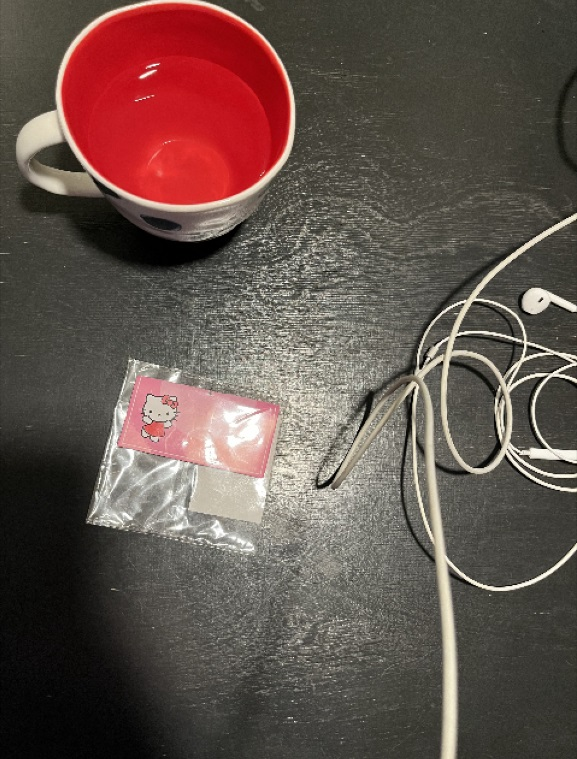
#> input picture IMG_cup.jpg, 577 x 759 px
$ python m-copilot1.py
#> lines starting #> are read from the running program, lines starting #| are printed output that depends on the picture; after the words box and inside, x2 and y2 are one past the last pixel; in counts of white or black regions, pixels touching at a corner belong together
import cv2
import numpy as np
import os

# ========= НАСТРОЙКИ ============
window_name = "Ellipse Detection with Canny"
default_image = "IMG_cup.jpg"  # Убедитесь, что файл существует
output_dir = "results"         # Папка для сохранения результатов

# Создаем папку для результатов, если она не существует
os.makedirs(output_dir, exist_ok=True)

# Глобальные переменные для хранения изображений на разных этапах
global_vars = {
    'image': None,
    'gray': None,
    'edges': None,
    'morph': None,
    'result': None
}

# Параметры обработки с базовыми значениями
params = {
    'pre_blur': 5,          # Размер ядра для Гауссова размытия (должно быть нечётным)
    'morph_size': 5,        # Размер ядра для морфологических операций
    'min_area': 250,        # Минимальная площадь контура для фильтрации
    'aspect_ratio': 0.7,    # Минимальное допустимое соотношение сторон эллипса
    'angle_tolerance': 45,  # Допустимый угол наклона эллипса (в градусах)
    'dilate_iter': 1,       # Число итераций дилатации для границ
    'canny_low': 50,        # Нижний порог для Canny
    'canny_high': 150       # Верхний порог для Canny
}

def initialize_trackbars():
    # Трекбары для динамической настройки параметров
    cv2.createTrackbar('Pre Blur', window_name, params['pre_blur'], 15, lambda x: None)
    cv2.createTrackbar('Morph Size', window_name, params['morph_size'], 20, lambda x: None)
    cv2.createTrackbar('Min Area', window_name, params['min_area'], 1000, lambda x: None)
    cv2.createTrackbar('Aspect Ratio', window_name, int(params['aspect_ratio'] * 100), 100, lambda x: None)
    cv2.createTrackbar('Angle Tol.', window_name, params['angle_tolerance'], 90, lambda x: None)
    cv2.createTrackbar('Dilate Iter', window_name, params['dilate_iter'], 5, lambda x: None)
    cv2.createTrackbar('Canny Low', window_name, params['canny_low'], 300, lambda x: None)
    cv2.createTrackbar('Canny High', window_name, params['canny_high'], 300, lambda x: None)

def update_parameters():
    try:
        # Обновление параметров из позиций трекбаров
        params['pre_blur'] = cv2.getTrackbarPos('Pre Blur', window_name) | 1  # Гарантируем, что число нечётное
        params['morph_size'] = max(1, cv2.getTrackbarPos('Morph Size', window_name))
        params['min_area'] = cv2.getTrackbarPos('Min Area', window_name)
        params['aspect_ratio'] = cv2.getTrackbarPos('Aspect Ratio', window_name) / 100.0
        params['angle_tolerance'] = cv2.getTrackbarPos('Angle Tol.', window_name)
        params['dilate_iter'] = cv2.getTrackbarPos('Dilate Iter', window_name)
        params['canny_low'] = cv2.getTrackbarPos('Canny Low', window_name)
        params['canny_high'] = cv2.getTrackbarPos('Canny High', window_name)
    except cv2.error:
        pass

def process_image():
    try:
        # 1. Повышаем контрастность с помощью CLAHE
        clahe = cv2.createCLAHE(clipLimit=2.0, tileGridSize=(8, 8))
        enhanced_gray = clahe.apply(global_vars['gray'])

        # 2. Применяем Гауссово размытие для снижения шума
        blurred = cv2.GaussianBlur(enhanced_gray, (params['pre_blur'], params['pre_blur']), 0)

        # 3. Детектор границ Canny с порогами, заданными через трекбары
        edges = cv2.Canny(blurred, params['canny_low'], params['canny_high'])

        # 4. Усиливаем края с помощью дилатации
        kernel_edges = cv2.getStructuringElement(cv2.MORPH_RECT, (3, 3))
        edges_dilated = cv2.dilate(edges, kernel_edges, iterations=params['dilate_iter'])

        # 5. Применяем морфологическую операцию (закрытие), чтобы устранить разрывы в границах
        kernel = cv2.getStructuringElement(cv2.MORPH_ELLIPSE, (params['morph_size'], params['morph_size']))
        morph = cv2.morphologyEx(edges_dilated, cv2.MORPH_CLOSE, kernel, iterations=2)

        # 6. Поиск контуров на основе обработанного изображения
        contours, _ = cv2.findContours(morph, cv2.RETR_LIST, cv2.CHAIN_APPROX_SIMPLE)

        result = global_vars['image'].copy()
        best_ellipse = None

        for cnt in contours:
            area = cv2.contourArea(cnt)
            if area < params['min_area'] or len(cnt) < 5:
                continue

            # Пропускаем выпуклые контуры, которые могут не давать корректный эллипс
            if cv2.isContourConvex(cnt):
                continue

            perimeter = cv2.arcLength(cnt, True)
            if perimeter == 0:
                continue

            # Вычисляем компактность контура
            compactness = (4 * np.pi * area) / (perimeter ** 2)
            if compactness < 0.7:
                continue

            try:
                ellipse = cv2.fitEllipse(cnt)
                (_, _), (ma, MA), angle = ellipse
                aspect = min(ma, MA) / max(ma, MA)
                if aspect >= params['aspect_ratio'] and abs(angle) < params['angle_tolerance']:
                    best_ellipse = ellipse
                    cv2.ellipse(result, ellipse, (0, 255, 0), 2)
                    break
            except cv2.error:
                continue

        # Обновляем глобальные переменные для отображения результатов
        global_vars.update({
            'edges': edges,
            'morph': morph,
            'result': result
        })

        # 7. Собираем изображения для отображения: оригинал, Canny, морфология и итоговый результат
        display_images = [
            global_vars['image'],
            cv2.cvtColor(edges, cv2.COLOR_GRAY2BGR),
            cv2.cvtColor(morph, cv2.COLOR_GRAY2BGR),
            result
        ]
        top = np.hstack(display_images[:2])
        bottom = np.hstack(display_images[2:])
        combined = np.vstack([top, bottom])
        cv2.imshow(window_name, combined)

    except Exception as e:
        print(f"Ошибка обработки: {str(e)}")

def save_results():
    """Сохраняем все промежуточные результаты в указанной папке."""
    try:
        required_keys = ['image', 'edges', 'morph', 'result']
        for key in required_keys:
            if global_vars.get(key) is None or not isinstance(global_vars[key], np.ndarray):
                raise ValueError(f"Данные {key} не инициализированы корректно")

        cv2.imwrite(os.path.join(output_dir, "1_original.jpg"), global_vars['image'])
        cv2.imwrite(os.path.join(output_dir, "2_edges.jpg"), global_vars['edges'])
        cv2.imwrite(os.path.join(output_dir, "3_morphology.jpg"), global_vars['morph'])
        cv2.imwrite(os.path.join(output_dir, "4_result.jpg"), global_vars['result'])
        print(f"Файлы успешно сохранены в: {os.path.abspath(output_dir)}")
    except Exception as e:
        print(f"Ошибка сохранения: {str(e)}")

def main():
    # Проверка существования файла изображения
    if not os.path.exists(default_image):
        print(f"Файл {default_image} не найден!")
        return

    # Загрузка и предварительная обработка изображения
    image = cv2.imread(default_image)
#> image is the input picture: shape (759, 577, 3); mean B, G, R 76.1, 82.5, 99.5
    if image is None:
        print("Ошибка чтения изображения!")
        return

    # Изменяем размер для удобства обработки
    image = cv2.resize(image, (640, 480))
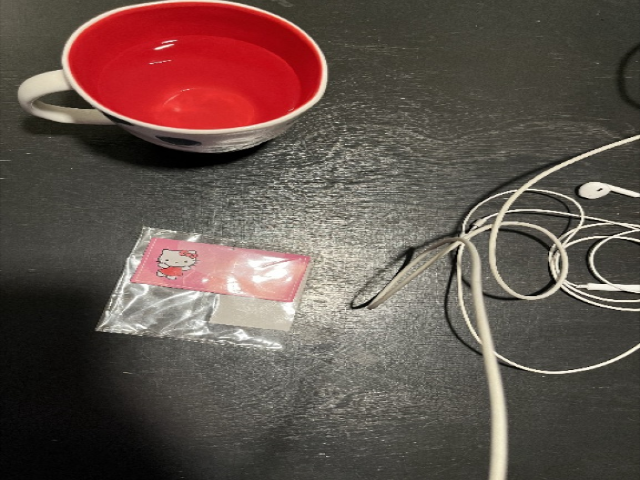
#> image: shape (480, 640, 3); mean B, G, R 76, 82.3, 99.4
    global_vars['image'] = image
    global_vars['gray'] = cv2.cvtColor(image, cv2.COLOR_BGR2GRAY)

    # Создаем окно для отображения и настраиваем трекбары
    cv2.namedWindow(window_name, cv2.WINDOW_NORMAL)
    cv2.resizeWindow(window_name, 1280, 720)
    initialize_trackbars()

    while True:
        update_parameters()
        process_image()
#> in process_image, `blurred = cv2.GaussianBlur(enhanced_gray, (params['pre_blur'], params[..`:
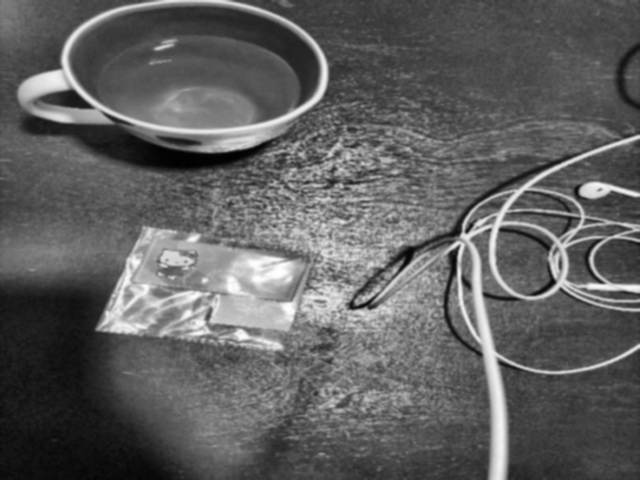
#> blurred: shape (480, 640); min 1, max 254, mean 95.6
#> in process_image, `edges = cv2.Canny(blurred, params['canny_low'], params['canny_high'])`:
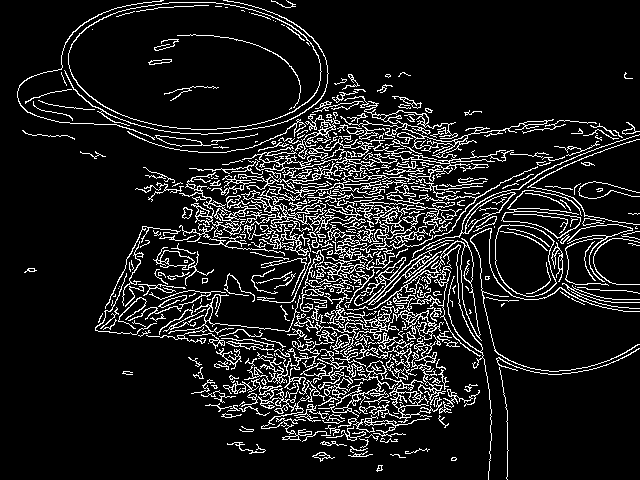
#> edges: shape (480, 640); 11.2% white in thin lines or dots
#> in process_image, `edges_dilated = cv2.dilate(edges, kernel_edges, iterations=params['dil..`: edges_dilated: shape (480, 640); 33.2% white; 27 white regions, largest, box (x1, y1, x2, y2) and area: (16, 0, 640, 480) 98793, (163, 85, 220, 102) 301, (226, 441, 267, 455) 263
#> in process_image, `morph = cv2.morphologyEx(edges_dilated, cv2.MORPH_CLOSE, kernel, itera..`:
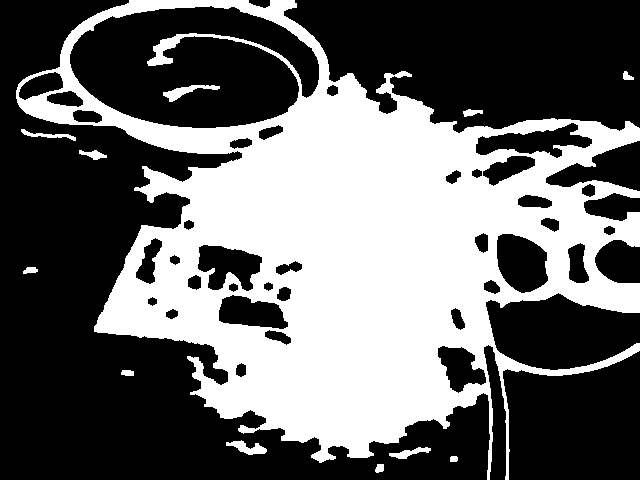
#> morph: shape (480, 640); 40.2% white; 12 white regions
#> in process_image, `contours, _ = cv2.findContours(morph, cv2.RETR_LIST, cv2.CHAIN_APPROX_..`: contours = 47 contours; largest, box (x1, y1, x2, y2) and area: (16, 0, 640, 480) 158155, (69, 5, 320, 129) 23002, (496, 233, 549, 294) 2388, (475, 122, 593, 159) 2176, (197, 244, 263, 292) 2001
#> the loop in process_image, `for cnt in contours:` made 47 passes
#> area on passes 1, 2, 3, 5, 6, 8, 9, 10, 11, 13, 14, 15: 51.5, 33.5, 176, 52.5, 129.5, 244.5, 103, 215, 70, 173, 70, 70
#> (area, perimeter, compactness) on passes 4, 7, 12, 21, 22, 23: (252, 105.6, 0.284), (1390.5, 185, 0.511), (1710.5, 191.2, 0.588), (2001, 251, 0.399), (639.5, 115, 0.608), (656, 134.2, 0.458)
#> in process_image, `top = np.hstack(display_images[:2])`:
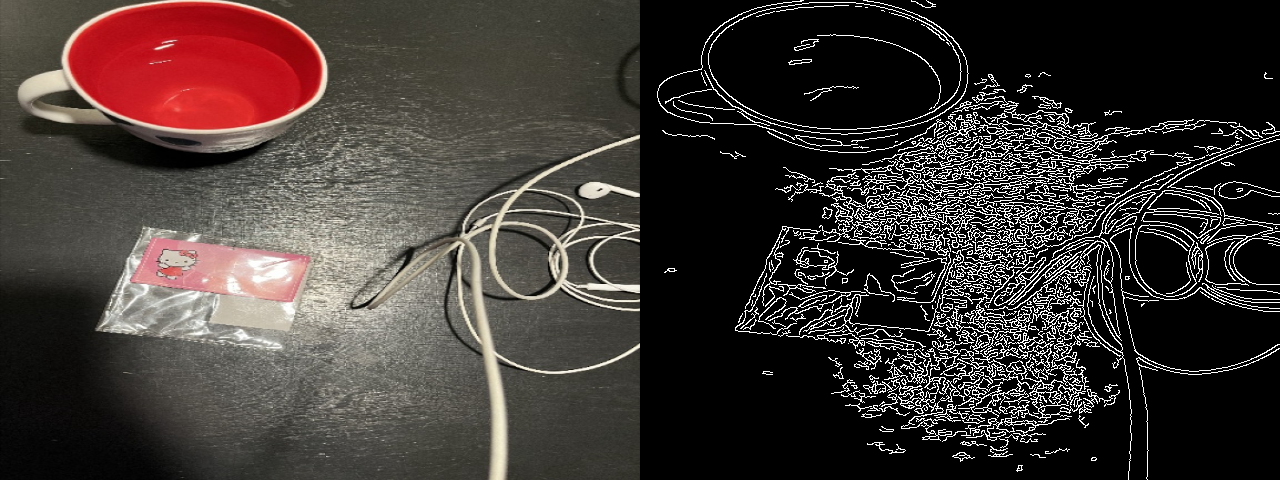
#> top: shape (480, 1280, 3); mean of channels 0, 1, 2 52.3, 55.5, 64; drawn as B, G, R
#> in process_image, `bottom = np.hstack(display_images[2:])`:
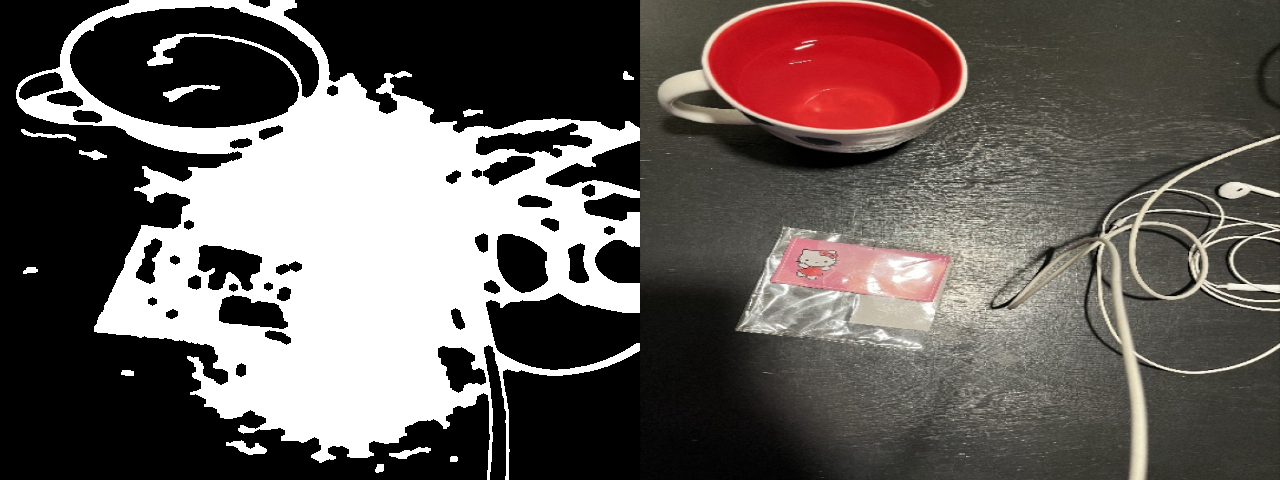
#> bottom: shape (480, 1280, 3); mean of channels 0, 1, 2 89.3, 92.4, 101; drawn as B, G, R
#> in process_image, `combined = np.vstack([top, bottom])`:
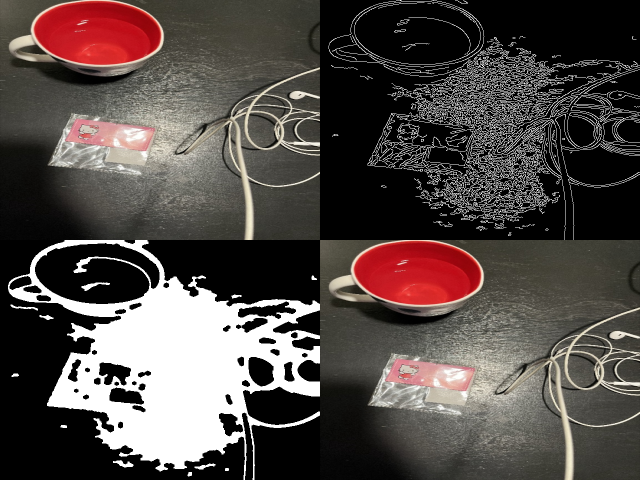
#> combined: shape (960, 1280, 3) (shown at 1/2 size); mean of channels 0, 1, 2 70.8, 74, 82.5; drawn as B, G, R

        key = cv2.waitKey(1) & 0xFF
#> (key Esc is pressed here)

        # Сохранение результатов по нажатию 's'
        if key == ord('s'):
            save_results()
        # Выход при нажатии клавиши ESC
        elif key == 27:
            break

    cv2.destroyAllWindows()

if __name__ == "__main__":
    main()
